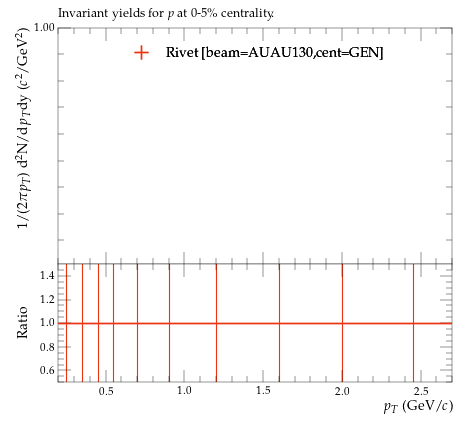

Python code for this plot:
#! /usr/bin/env python3

# This Python script was auto-generated using YODA v2.1.2.
# Analysis object: /PHENIX_2004_I623413/d21-x01-y01_Peripheral
# Timestamp: 16-12-2025 (21:30:09)

import matplotlib as mpl
import matplotlib.pyplot as plt
mpl.use('Agg') # comment out for interactive use
import os
import numpy as np
from numpy import nan, inf

plotDir = os.path.split(os.path.realpath(__file__))[0]
if 'YODA_USER_PLOT_PATH' in globals():
    plot_outdir = globals()['YODA_USER_PLOT_PATH']
else:
    plot_outdir = plotDir

#plot style
plt.style.use(os.path.join(plotDir, '../default.mplstyle'))
# plot metadata
figW, figH = plt.rcParams['figure.figsize']
ax_xLabel = '$p_{T}$ (GeV/$c$)'
ax_yLabel = '1/(2$\\pi p_{T}$) d$^{2}$N/d$p_{T}$dy ($c^{2}$/GeV$^{2}$)'
ax_title  = 'Invariant yields for $p$ at 0-5$\\%$ centrality.'
ax_xScale = 'linear'
ax_yScale = 'linear'
xLims = (0.2, 2.7)
yLims = (0.11, 1.0)

# TeX-friendly labels for the legend
labels = {
  'legend' : ([ r"Rivet [beam=AUAU130,cent=GEN]" ], r""),
}

# Adjust canvas width and height
canvasW = 10.0
canvasH = 9.0
figW *= canvasW/10.
figH *= canvasH/9.

# Create figure and axis objects
fig, (ax, ratio0_ax) = plt.subplots(2, 1, sharex=True,
                  figsize=(figW,figH), gridspec_kw={'height_ratios': (6.0, 3.0)})

# Set figure margins
plt.subplots_adjust(
    left   = 1.0 * plt.rcParams['figure.subplot.left'],
    right  = 1.0 * plt.rcParams['figure.subplot.right'],
    top    = 1.0 * plt.rcParams['figure.subplot.top'],
    bottom = 1.0 * plt.rcParams['figure.subplot.bottom'])

ratio0_ax.yaxis.set_major_locator(mpl.ticker.MultipleLocator(0.2))
ratio0_ax.set_ylim(0.5, 1.4999)
ratio0_ax.set_ylabel('Ratio')

# the numerical data is stored in a separate file
dataf = dict()
prefix = os.path.split(__file__)[0]
if prefix:    prefix = prefix + '/'
exec(open(prefix+'d21-x01-y01_Peripheral__data.py').read(), dataf)


legend_handles = dict() # keep track of handles for the legend

# style options for curves
# starts at zorder>=5 to draw curve on top of legend
styles = {
  'Rivet.yoda [beam=AUAU130,cent=GEN]': {
    'color' : '#EE3311',
    'linestyle' : '-',
    'lineopacity' : 1.0,
    'linewidth' : 1,
    'marker' : 'none',
    'markersize' : 2,
    'capsize' : 0.0,
    'zorder' : 5,
    'histstyle' : 1,
    'drawstyle' : 'steps-pre',
    'xerrorbars' : 1,
    'yerrorbars' : 1,
    'fillcolor' : None,
    'fillopacity' : 1.0,
    'ratio0_linestyle' : '-',
    'ratio0_lineopacity' : 1.0,
    'ratio0_linewidth' : 1,
    'ratio0_marker' : 'none',
    'ratio0_markersize' : 2,
    'ratio0_capsize' : 0.0,
    'ratio0_zorder' : 5,
    'ratio0_histstyle' : 1,
    'ratio0_drawstyle' : 'steps-pre',
    'ratio0_xerrorbars' : 1,
    'ratio0_yerrorbars' : 1,
  },
}

# curve from input yoda files in main panel
for label, yvals in dataf['yvals'].items():
    if all(np.isnan(v) for v in dataf['yvals'][label]):
        continue
    tmp = None
    if styles[label]['histstyle']: # draw as histogram
        xpos = dataf['xedges'][label] if styles[label]['drawstyle'] else dataf['xpoints'][label]
        ypos = np.insert(yvals, 0, yvals[0]) if styles[label]['drawstyle'] else yvals
        if styles[label]['fillcolor']: # fill area below curve
            ax.fill_between(xpos, ypos, step='pre',
                            color=styles[label]['fillcolor'],
                            alpha=styles[label]['fillopacity'])
        tmp, = ax.plot(xpos, ypos,
                       color=styles[label]['color'],
                       linestyle=styles[label]['linestyle'],
                       alpha=styles[label]['lineopacity'],
                       linewidth=styles[label]['linewidth'],
                       drawstyle=styles[label]['drawstyle'], solid_joinstyle='miter',
                       zorder=styles[label]['zorder'], label=label)
    tmp = ax.errorbar(dataf['xpoints'][label], yvals,
                      xerr=np.array(dataf['xerrs'][label])*styles[label]['xerrorbars'],
                      yerr=np.array(dataf['yerrs'][label])*styles[label]['yerrorbars'],
                      fmt=styles[label]['marker'], capsize=styles[label]['capsize'],
                      alpha=styles[label]['lineopacity'],
                      markersize=styles[label]['markersize'],
                      ecolor=styles[label]['color'],
                      color=styles[label]['color'], zorder=styles[label]['zorder'])
    tmp[-1][0].set_linestyle(styles[label]['linestyle'])
    tmp[-1][0].set_linewidth(styles[label]['linewidth'])
    if label in dataf['add_legend_handle']:  legend_handles[label] = tmp
    for varLabel in dataf['variation_yvals'].keys():
        if varLabel.startswith(label):
            tmp, = ax.plot(dataf['xedges'][label], dataf['variation_yvals'][varLabel],
                           color=styles[label]['color'],
                           linestyle=styles[label]['linestyle'],
                           linewidth=styles[label]['linewidth'],
                           drawstyle='steps-pre', solid_joinstyle='miter',
                           zorder=styles[label]['zorder'], alpha=0.5)


# plots on ratio panel
# curve from input yoda files in ratio panel
for label, yvals in dataf['ratio0_yvals'].items():
    if all(np.isnan(v) for v in yvals):
        continue
    if styles[label]['ratio0_histstyle']: # plot as histogram
        xpos = dataf['xedges']['Rivet.yoda [beam=AUAU130,cent=GEN]'] if styles[label]['ratio0_drawstyle'] else dataf['xpoints']['Rivet.yoda [beam=AUAU130,cent=GEN]']
        ypos = np.insert(yvals, 0, yvals[0]) if styles[label]['ratio0_drawstyle'] else yvals
        ratio0_ax.plot(xpos, ypos,
                       color=styles[label]['color'],
                       linewidth=styles[label]['linewidth'],
                       linestyle=styles[label]['ratio0_linestyle'],
                       alpha=styles[label]['ratio0_lineopacity'],
                       drawstyle=styles[label]['ratio0_drawstyle'], zorder=styles[label]['zorder'],
                       solid_joinstyle='miter')
    tmp = ratio0_ax.errorbar(dataf['xpoints']['Rivet.yoda [beam=AUAU130,cent=GEN]'], yvals,
                             xerr=np.array(dataf['ref_xerrs'])*styles[label]['ratio0_xerrorbars'],
                             yerr=np.array(dataf['ratio0_yerrs'][label])*styles[label]['ratio0_yerrorbars'],
                             fmt=styles[label]['ratio0_marker'], capsize=styles[label]['ratio0_capsize'],
                             alpha=styles[label]['ratio0_lineopacity'],
                             markersize=styles[label]['ratio0_markersize'],
                             ecolor=styles[label]['color'],
                             color=styles[label]['color'])
    tmp[-1][0].set_linestyle(styles[label]['ratio0_linestyle'])
    tmp[-1][0].set_linewidth(styles[label]['ratio0_linewidth'])

    for varlabel in dataf['ratio0_variation_vals'].keys():
        if varlabel.startswith(label):
            ratio0_ax.plot(dataf['xedges']['Rivet.yoda [beam=AUAU130,cent=GEN]'],
                            dataf['ratio0_variation_vals'][varlabel],
                            color=styles[label]['color'],
                            linestyle=styles[label]['linestyle'],
                            linewidth=styles[label]['linewidth'],
                            drawstyle='steps-pre', solid_joinstyle='miter',
                            zorder=1, alpha=0.5)

legend_items = list(legend_handles.values())
ax.add_artist(ax.legend(legend_items,
                        labels['legend'][0],
                        title=labels['legend'][1],
                        alignment='left',
                        loc='upper center',
                        bbox_to_anchor=(0.5, 0.97)))

# set plot metadata as defined above
ratio0_ax.set_xlabel(ax_xLabel)
ratio0_ax.xaxis.set_label_coords(1., -0.15)
ax.set_ylabel(ax_yLabel, ha='right', va='top')
ax.yaxis.set_label_coords(-0.11, 1.0)
ax.set_title(ax_title, loc='left')
ax.set_xscale(ax_xScale)
ax.set_yscale(ax_yScale)
ratio0_ax.set_yscale('linear')
ax.set_xlim(xLims)
ax.set_ylim(yLims)

# tick formatting
plt.rcParams['xtick.top'] = True
plt.rcParams['ytick.right'] = True
ax.yaxis.set_major_locator(mpl.ticker.LogLocator(base=10.0, numticks=np.inf))
ax.yaxis.set_minor_locator(mpl.ticker.LogLocator(
                           base=10.0, subs=np.arange(0.1, 1, 0.1), numticks=np.inf))
fig.align_ylabels((ax, ratio0_ax))
plt.savefig(os.path.join(plot_outdir, 'd21-x01-y01_Peripheral.pdf'), format='PDF')
plt.savefig(os.path.join(plot_outdir, 'd21-x01-y01_Peripheral.png'), format='PNG')

plt.close(fig)
